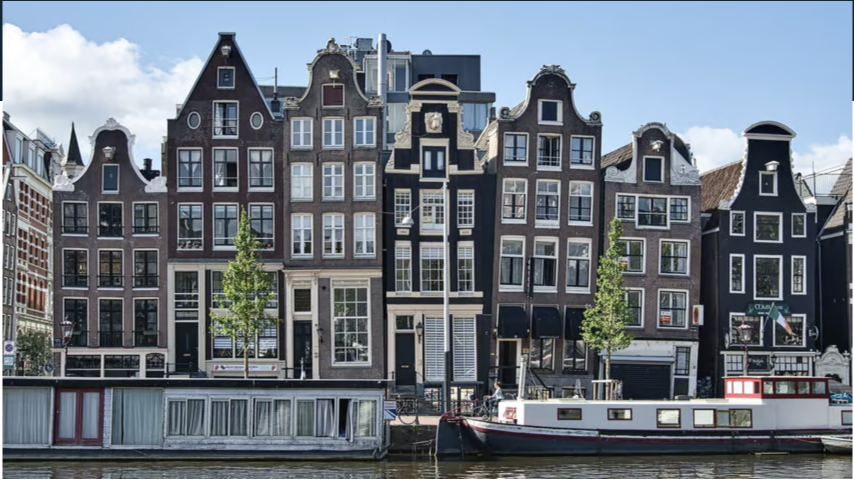
#> input picture CloudResizeApp/buildings.jpg, 1708 x 960 px (shown at 1/2 size)
$ python cloudResize.py
#> lines starting #> are read from the running program, lines starting #| are printed output that depends on the picture
from PIL import Image
filename = "buildings.jpg"
with Image.open(filename) as img:
#> img is the input picture: PIL image 1708x960 RGBA; mean R, G, B, A 110.8, 119.4, 129.1, 255
    img.load()
type(img)
# regenerate imgs
# img.show()

# for logs
# print(isinstance(img, Image.Image))
# img.format
# img.size
# img.mode


# extract one building from all buildings
cropped = img.crop((300,50,700,1000))
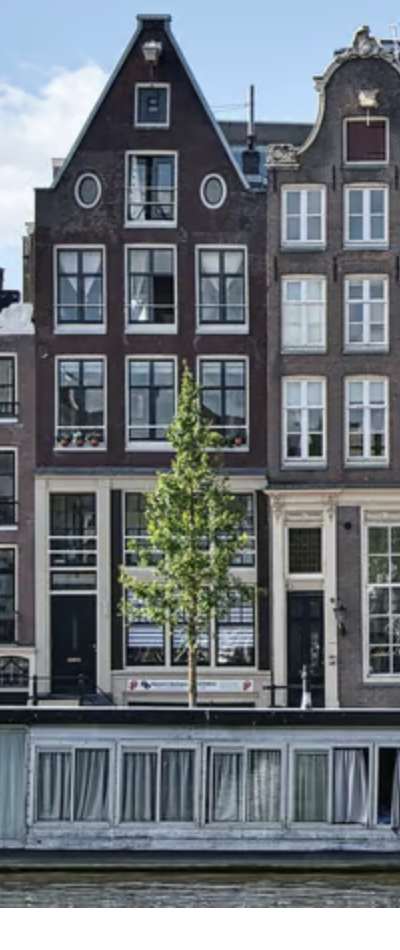
#> cropped: PIL image 400x950 RGBA; mean R, G, B, A 99.2, 105.9, 111.9, 244.3; transparent parts drawn white
# cropped.show()

# resize for customized low resolution 1
# low_res_img = cropped.resize(
#     (cropped.width//4, cropped.height//4)
# )
# low_res_img.show()

# resize for customized low resolution 2
low_res_img2 = cropped.reduce(4)
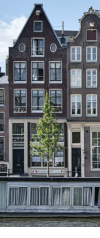
#> low_res_img2: PIL image 100x238 RGBA; mean R, G, B, A 99.6, 106.2, 112.2, 243.8; transparent parts drawn white
# low_res_img2.show()
low_res_img2.save("thumbnail.png", "PNG")

# make thumbnail
thumb = img.thumbnail((200,200))


# connect this to AWS S3 BUCKET
import boto3
# env file
from dotenv import load_dotenv

load_dotenv()

def s3_connection():
    try:
        # s3 클라이언트 생성
#> (the run stopped early here; a loop or call above may not have finished)
